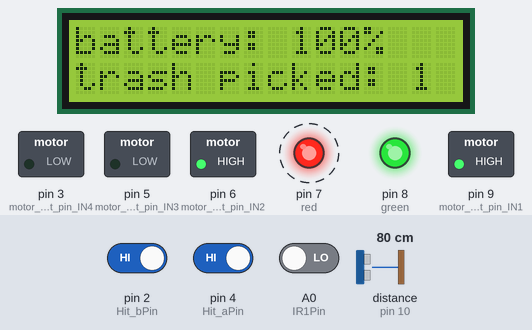
This sketch was run on a simulated Arduino Uno, built with avr-gcc and run on an emulated ATmega328P. On the bench: 16×2 character LCD, switched loads named in the sketch (green lamp = pin HIGH), output pins drawn as LEDs (lit = HIGH). Wiring (inferred from the names in the program): ultrasonic range finder: trigger pin 11; echo pin 10. Dashed ring = blinking. Inputs (shaded band) come from the test bench; at power-on: A0 (IR1Pin) LOW, distance to the obstacle (sensor on pin 10) 80 cm, pin 2 (Hit_bPin) HIGH, pin 4 (Hit_aPin) HIGH. The echo pulse lasts 58.3 µs per cm; pins used as bus, display or sensor lines are not drawn; what the sketch prints to the serial monitor is not drawn.

Above: at 1.15 s.
1.4 s: A0 (IR1Pin) driven HIGH
At 2.7 s:
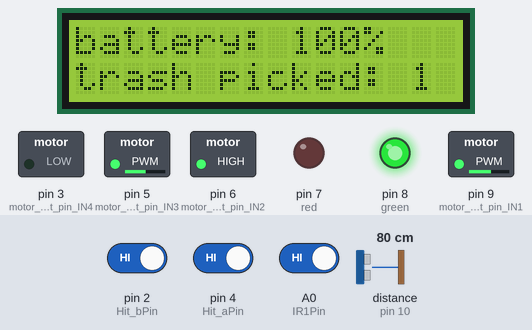
3.1 s: distance to the obstacle (sensor on pin 10) set to 250 cm
6.1 s: distance to the obstacle (sensor on pin 10) set to 299 cm
9.1 s: pin 2 (Hit_bPin) driven LOW
At 12.0 s:
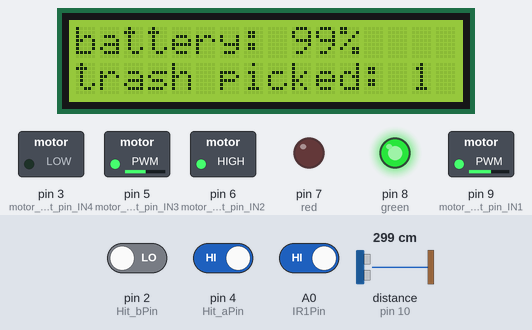
12.1 s: pin 2 (Hit_bPin) driven HIGH
At 13.1 s:
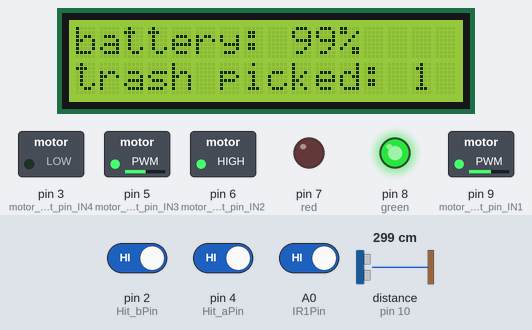
15.1 s: pin 4 (Hit_aPin) driven LOW
At 16.2 s:
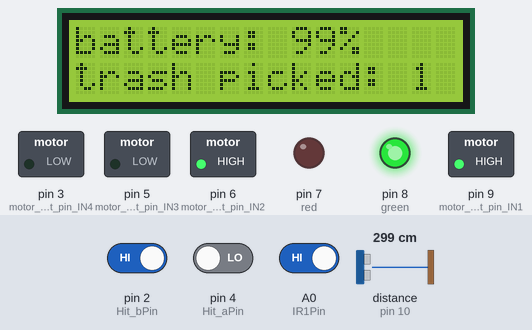
Timing chart, 0 to 19.1 s (numbered marks = the images above; inputs shaded):
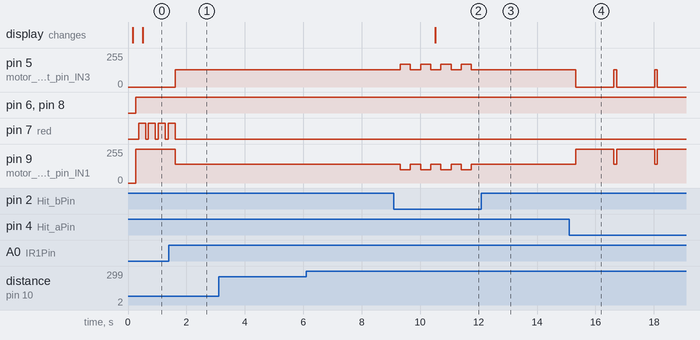

The sketch:

IED_pro3_final_submission.ino
```cpp
//Library Inclusions
#include <Wire.h>
#include <LiquidCrystal_I2C.h>
LiquidCrystal_I2C lcd(0x27,16,2);

//Pin Definitions
#define Hit_aPin 4
#define Hit_bPin 2
#define TrigPin1 11
#define EchoPin1 10
#define IR1Pin  A0
#define motor_board_input_pin_IN2 6
#define motor_board_input_pin_IN1 9
#define motor_board_input_pin_IN4 3
#define motor_board_input_pin_IN3 5

//Variable Declarations
int red = 7;
int flag = 1;
int green = 8;
int counter = 0;
int IR1_Val = 0;
bool isForward = true;
bool robotPaused = false;
int LEDBlinkDelay = 100;
int batteryPercentage = 100;
unsigned long lastUpdateTime = 0;
const unsigned long updateInterval = 10000;


void setup() {
  //Setup Function
  Serial.begin(9600);
  pinMode(red, OUTPUT);
  pinMode(green, OUTPUT);
  Serial.print("Digital Input value from IR1.\n");
  pinMode(TrigPin1, OUTPUT);
  pinMode(EchoPin1, INPUT);
  lcd.init();
  lcd.setCursor(0,0);
  lcd.begin(16, 2);
  lcd.backlight();
  pinMode(motor_board_input_pin_IN2, OUTPUT);
  pinMode(motor_board_input_pin_IN1, OUTPUT);
  pinMode(motor_board_input_pin_IN4, OUTPUT);
  pinMode(motor_board_input_pin_IN3, OUTPUT);
}

void loop(){
  //runs repeatedly
  handleTargetAHit();
  handleTargetBHit();
  int Distance = ultrasonicDistance();
  Serial.print("Distance = ");
  Serial.print(Distance);
  Serial.println(" cm");
  //Lcd first row
  lcd.clear();
  lcd.setCursor(0, 0);
  lcd.print("battery: ");
  lcd.print(batteryPercentage);
  lcd.print("%");
  //Lcd second row
  lcd.setCursor(0, 1);
  lcd.print("trash picked: ");
  lcd.print(counter);

  //update battery status every 10 seconds
  if (millis() - lastUpdateTime >= updateInterval) {
     batteryPercentage--;
     if(batteryPercentage < 0){
       batteryPercentage = 0;
     }
     lastUpdateTime = millis();
  }
     delay(100);

    if (batteryPercentage < 20) {
    blinkRed();
  }

  int object = digitalRead(IR1Pin);
  Serial.print(object);
  Serial.print("\n");
  Serial.print(IR1_Val);
  Serial.print("Input Value:");


  if (!robotPaused) {
    // Only move the robot if it's not paused
    if (object < 1) {
      stopmotor();
      if(batteryPercentage > 19 ){
      blinkGreen();
      }
      if (flag == 1) {
        counter++;
        flag = 0;
      }

    } else {
      flag = 1;
      if (Distance < 30) {
        turnRight();
        LEDColor(255, 0); // LED turn Red
        delay(500);
      }
      else {
        if (isForward) {
        forward();
        } else {
        forwardFaster();
     }
        if(batteryPercentage > 19 ){
        LEDColor(0, 255); // LED turn Green
        delay(100);
        }
      }
    }
  }
}

int ultrasonicDistance(){
  long pulseDuration;
  int Distance;
  digitalWrite(TrigPin1, LOW);
  delayMicroseconds(2);
  digitalWrite(TrigPin1, HIGH);
  delayMicroseconds(5);
  digitalWrite(TrigPin1, LOW);
  pulseDuration = pulseIn(EchoPin1, HIGH);
  Distance = pulseDuration / 58;
  return Distance;
}
void turnRight(){
  digitalWrite(motor_board_input_pin_IN2, HIGH);
  analogWrite(motor_board_input_pin_IN1, 150);
  digitalWrite(motor_board_input_pin_IN4, HIGH);
  analogWrite(motor_board_input_pin_IN3, 150);
}
void forward(){
  digitalWrite(motor_board_input_pin_IN2, HIGH);
  analogWrite(motor_board_input_pin_IN1, 140);
  digitalWrite(motor_board_input_pin_IN4, LOW);
  analogWrite(motor_board_input_pin_IN3, 130);
}
void forwardFaster(){
  digitalWrite(motor_board_input_pin_IN2, HIGH);
  analogWrite(motor_board_input_pin_IN1, 100);
  digitalWrite(motor_board_input_pin_IN4, LOW);
  analogWrite(motor_board_input_pin_IN3, 170);
}
void stopmotor(){
  digitalWrite(motor_board_input_pin_IN2, HIGH);
  analogWrite(motor_board_input_pin_IN1, 255);
  digitalWrite(motor_board_input_pin_IN4, LOW);
  analogWrite(motor_board_input_pin_IN3, 0);
}
void LEDColor(int R, int G){
  analogWrite(red, R);
  analogWrite(green, G);
}
void blinkGreen() {
    LEDColor(0, 255); // Green
    delay(LEDBlinkDelay);
    LEDColor(255, 255); //
    delay(LEDBlinkDelay);
}
void blinkRed() {
    LEDColor(255, 0); // Red
    delay(LEDBlinkDelay);
    LEDColor(255, 255);
    delay(LEDBlinkDelay);
}
void handleTargetAHit() {
  if (!digitalRead(Hit_aPin)) {
    if (robotPaused) {
      // Resume the robot
      robotPaused = false;
    } else {
      // Pause the robot
      robotPaused = true;
      stopmotor();
    }
    delay(500);
  }
}

void handleTargetBHit() {
  if (!digitalRead(Hit_bPin)) {
     //Toggle between regular forward and forwardFaster
     isForward = !isForward;
     if (isForward) {
      forward();
     } else {
     forwardFaster();
     }
     delay(100);
  }
}
```

Measured:
- after the input at 1.4 s, pin 5 (motor_board_input_pin_IN3): 0/255 → 130/255 after 0.21 s; pin 7 (red): goes on until 1.6 s, then stays LOW; pin 9 (motor_board_input_pin_IN1): 255/255 → 140/255 after 0.21 s
- after the input at 3.1 s, every drawn part: stays the same
- after the input at 6.1 s, every drawn part: stays the same
- after the input at 9.1 s, pin 5 (motor_board_input_pin_IN3): alternates 170/255 for 0.35 s and 130/255 for 0.35 s, starting after 0.22 s; pin 9 (motor_board_input_pin_IN1): alternates 140/255 for 0.35 s and 100/255 for 0.35 s, starting after 0.22 s
- after the input at 12.1 s, pin 5 (motor_board_input_pin_IN3): stops changing and stays 130/255; pin 9 (motor_board_input_pin_IN1): stops changing and stays 140/255
- after the input at 15.1 s, pin 5 (motor_board_input_pin_IN3): alternates 130/255 for 0.10 s and 0/255 for 1.3 s, starting after 0.23 s; pin 9 (motor_board_input_pin_IN1): alternates 255/255 for 1.3 s and 140/255 for 0.10 s, starting after 0.23 s
- by itself, pin 7 (red): alternates HIGH for 0.24 s and LOW for 0.10 s
